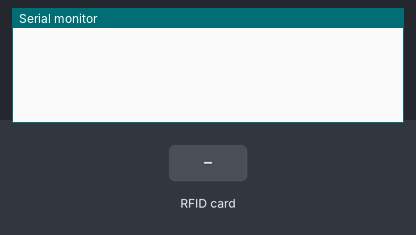
A sketch run on a simulated Arduino Uno, built with avr-gcc and run on an emulated ATmega328P. Shown: the last lines printed to the serial monitor. The inputs (shaded band) are chosen by the test bench.

Above: at 1.2 s.
1.3 s: RFID card 00 00 00 00 00 00 held to the reader
At 2.4 s:
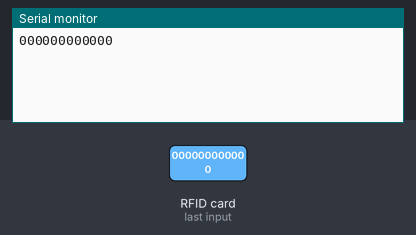
2.8 s: RFID card 5E 7A 19 C4 held to the reader
At 3.7 s:
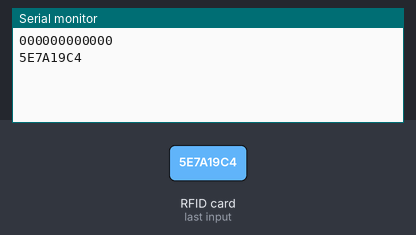

The sketch:

rc522.ino
```cpp
/*
 * Sketch/program showing how to the read data from a PICC (that is: a RFID Tag or Card) using a MFRC522 based RFID
 * Reader on the Arduino SPI interface.
 *
 * When the Arduino and the MFRC522 module are connected (see the pin layout below), load this sketch into Arduino IDE
 * then verify/compile and upload it. To see the output: use Tools, Serial Monitor of the IDE (hit Ctrl+Shft+M). When
 * you present a PICC (that is: a RFID Tag or Card) at reading distance of the MFRC522 Reader/PCD, the serial output
 * will show the type, and the NUID if a new card has been detected. Note: you may see "Timeout in communication" messages
 * when removing the PICC from reading distance too early.
 *
 * Typical pin layout used:
 * -----------------------------------------------------------------------------------------
 *             MFRC522      Arduino       Arduino   Arduino    Arduino          Arduino
 *             Reader/PCD   Uno/101       Mega      Nano v3    Leonardo/Micro   Pro Micro
 * Signal      Pin          Pin           Pin       Pin        Pin              Pin
 * -----------------------------------------------------------------------------------------
 * RST/Reset   RST          9             5         D9         RESET/ICSP-5     RST
 * SPI SS      SDA(SS)      10            53        D10        10               10
 * SPI MOSI    MOSI         11 / ICSP-4   51        D11        ICSP-4           16
 * SPI MISO    MISO         12 / ICSP-1   50        D12        ICSP-1           14
 * SPI SCK     SCK          13 / ICSP-3   52        D13        ICSP-3           15
 */

// Download library and extracting it to the library folder of the Arduino program (eg. C:\Program Files (x86)\Arduino\libraries).
// https://github.com/miguelbalboa/rfid/archive/master.zip

// https://github.com/miguelbalboa/rfid
// https://home.et.utwente.nl/slootenvanf/2016/05/24/rfid-reader/
// https://home.ctw.utwente.nl/slootenvanf/wp-content/uploads/2016/05/Arduino_Nano_Pinout.png
// https://home.ctw.utwente.nl/slootenvanf/wp-content/uploads/2016/05/RFID-RC522-pinout.png
// http://playground.arduino.cc/Learning/MFRC522

#include <SPI.h>
#include <MFRC522.h>

constexpr uint8_t RST_PIN = 9;     // Configurable, see typical pin layout above
constexpr uint8_t SS_PIN = 10;     // Configurable, see typical pin layout above

MFRC522 rfid(SS_PIN, RST_PIN); // Instance of the class

MFRC522::MIFARE_Key key;

void setup() {
    Serial.begin(9600);
    SPI.begin(); // Init SPI bus
    rfid.PCD_Init(); // Init MFRC522

    for (byte i = 0; i < 6; i++) {
        key.keyByte[i] = 0xFF;
    }

//  Serial.println(F("This code scan the MIFARE Classsic NUID."));
//  Serial.print(F("Using the following key:"));
//  printHex(key.keyByte, MFRC522::MF_KEY_SIZE);
}

void loop() {

    // Look for new cards
    if ( ! rfid.PICC_IsNewCardPresent())
        return;

    // Verify if the NUID has been readed
    if ( ! rfid.PICC_ReadCardSerial())
        return;

    MFRC522::PICC_Type piccType = rfid.PICC_GetType(rfid.uid.sak);

    // Check is the PICC of Classic MIFARE type
    if (piccType != MFRC522::PICC_TYPE_MIFARE_MINI &&
            piccType != MFRC522::PICC_TYPE_MIFARE_1K &&
            piccType != MFRC522::PICC_TYPE_MIFARE_4K) {
        Serial.println(F("000000000000"));
        return;
    }
    printHex(rfid.uid.uidByte, rfid.uid.size);
    Serial.println();

    // Halt PICC
    rfid.PICC_HaltA();

    // Stop encryption on PCD
    rfid.PCD_StopCrypto1();
}


/**
 * Helper routine to dump a byte array as hex values to Serial.
 */
void printHex(byte *buffer, byte bufferSize) {
    for (byte i = 0; i < bufferSize; i++) {
        Serial.print(buffer[i] < 0x10 ? "0" : "");
        Serial.print(buffer[i], HEX);
    }
}

/**
 * Helper routine to dump a byte array as dec values to Serial.
 */
void printDec(byte *buffer, byte bufferSize) {
    for (byte i = 0; i < bufferSize; i++) {
        Serial.print(buffer[i] < 0x10 ? " 0" : " ");
        Serial.print(buffer[i], DEC);
    }
}
```

Measured:
- after the input at 1.3 s, the serial monitor: prints a new line at once (image 1)
- after the input at 2.8 s, the serial monitor: prints a new line at once (image 2)
